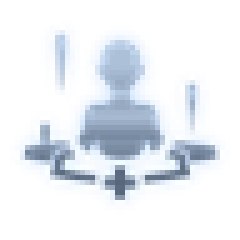
#> input picture projects/golden_spatula_mumu/resource_knowledge/image/augment/augment_10048_findyourcenter1.png, 48 x 48 px (shown 5 times larger); its folder holds only this picture in this run
$ python golden-spatula-audit-augment-recognition.py
#> lines starting #> are read from the running program, lines starting #| are printed output that depends on the picture
#!/usr/bin/env python3
"""Audit Golden Spatula selected-augment icon recognition on local screenshots.

The script generates per-frame annotations, contact sheets, and a CSV summary.
It intentionally uses the same local augment image templates that the app loads,
so the audit catches template/ROI regressions without needing Maa tasks.
"""

from __future__ import annotations

import argparse
import csv
import json
import math
import shutil
from dataclasses import dataclass
from datetime import datetime
from pathlib import Path
from typing import Iterable

import numpy as np
from numpy.lib.stride_tricks import sliding_window_view
from PIL import Image, ImageDraw, ImageFont


LOGICAL_WIDTH = 1280
LOGICAL_HEIGHT = 720

BOARD_SLOTS = [
    (1, "1", (382, 154, 54, 58)),
    (2, "2", (428, 154, 54, 58)),
    (3, "3", (474, 154, 54, 58)),
    (4, "4", (520, 154, 54, 58)),
    (5, "5", (566, 154, 54, 58)),
    (6, "6", (612, 154, 54, 58)),
]

HUD_SLOTS = [
    (1, "1", (558, 2, 42, 40)),
    (2, "2", (602, 2, 42, 40)),
    (3, "3", (646, 2, 42, 40)),
    (4, "4", (690, 2, 42, 40)),
    (5, "5", (734, 2, 42, 40)),
    (6, "6", (778, 2, 42, 40)),
]

FEATURE_SIZE = (18, 18)
HISTOGRAM_BINS = 4
TEMPLATE_HEIGHTS = (26, 30, 34, 38, 42, 46)
COARSE_TEMPLATE_LIMIT = 64
BOARD_MIN_SCORE = 0.56
HUD_MIN_SCORE = 0.66
PRESENCE_MIN_DARK_FRAME_RATIO = 0.06
PRESENCE_MIN_COLOR_RATIO = 0.12


@dataclass(frozen=True)
class TemplateVariantFeature:
    width: int
    height: int
    values: np.ndarray
    feature: np.ndarray
    histogram: np.ndarray


@dataclass(frozen=True)
class TemplateFeature:
    name: str
    path: Path
    feature: np.ndarray
    histogram: np.ndarray
    variants: tuple[TemplateVariantFeature, ...]


@dataclass
class SlotAudit:
    region: str
    index: int
    rect: tuple[int, int, int, int]
    present: bool
    matched: bool
    name: str
    score: float
    second_name: str
    second_score: float


# [13 lines left out: function load_font, not called in this run]


def normalize_feature(values: np.ndarray) -> np.ndarray:
    vector = values.astype(np.float32).reshape(-1)
    vector -= float(vector.mean())
    norm = float(np.linalg.norm(vector))
    if norm <= 1e-6:
        return np.zeros_like(vector)
    return vector / norm


def color_histogram(image: Image.Image) -> np.ndarray:
    array = np.asarray(image.convert("RGB"), dtype=np.float32) / 255.0
    bins = np.minimum(
        HISTOGRAM_BINS - 1,
        np.maximum(0, np.floor(array * HISTOGRAM_BINS).astype(np.int32)),
    )
    indexes = (bins[:, :, 0] * HISTOGRAM_BINS + bins[:, :, 1]) * HISTOGRAM_BINS + bins[:, :, 2]
    histogram = np.bincount(indexes.reshape(-1), minlength=HISTOGRAM_BINS ** 3).astype(np.float32)
    norm = float(np.linalg.norm(histogram))
    if norm <= 1e-6:
        return histogram
    return histogram / norm


def image_feature(image: Image.Image) -> np.ndarray:
    resized = image.convert("RGB").resize(FEATURE_SIZE, Image.Resampling.BICUBIC)
    return normalize_feature(np.asarray(resized, dtype=np.float32) / 255.0)


def trim_transparent(image: Image.Image) -> Image.Image:
    if image.mode != "RGBA":
        return image.convert("RGB")
    alpha = image.getchannel("A")
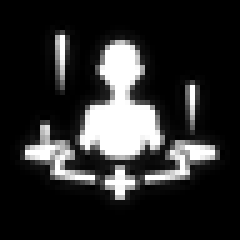
#> alpha: PIL image 48x48 L (shown 5 times larger); min 0, max 255, mean 43.5
    bbox = alpha.getbbox()
#> bbox = (2, 4, 46, 43)
    if not bbox:
        return image.convert("RGB")
    return image.crop(bbox).convert("RGB")


def build_template_variants(image: Image.Image) -> tuple[TemplateVariantFeature, ...]:
    variants: list[TemplateVariantFeature] = []
    aspect_ratio = image.width / max(1, image.height)
#> aspect_ratio = 1.13

    for height in TEMPLATE_HEIGHTS:
        width = max(8, round(height * aspect_ratio))
        if width >= 54 or height >= 54:
            continue
        resized = image.convert("RGB").resize((width, height), Image.Resampling.BICUBIC)
        values = np.asarray(resized, dtype=np.float32) / 255.0
        normalized = normalize_feature(values)
        if float(np.linalg.norm(normalized)) <= 1e-6:
            continue
        variants.append(
            TemplateVariantFeature(
                width=width,
                height=height,
                values=normalized,
                feature=image_feature(resized),
                histogram=color_histogram(resized),
            )
        )
#> this loop made 6 passes
#> pass 1, in build_template_variants, `resized = image.convert("RGB").resize((width, height), Image.Resamplin..`:
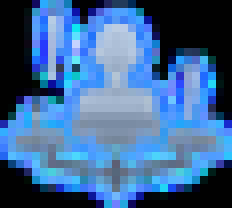
#> resized: PIL image 29x26 RGB (shown 8 times larger); mean R, G, B 62.4, 103, 150.5
#> pass 1, in image_feature, `resized = image.convert("RGB").resize(FEATURE_SIZE, Image.Resampling.B..`:
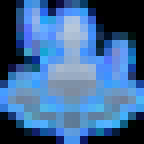
#> resized: PIL image 18x18 RGB (shown 8 times larger); mean R, G, B 62.7, 103.5, 151.2
#> pass 1, in color_histogram, `bins = np.minimum( HISTOGRAM_BINS - 1, np.maximum(0, np.floor(array * ..`:
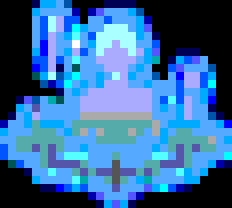
#> bins: shape (26, 29, 3) int32 (shown 8 times larger); mean R, G, B 0.633, 1.26, 1.89; drawn with min black and max white
#> after the loop:
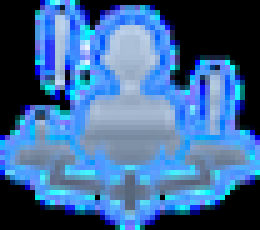
#> resized: PIL image 52x46 RGB (shown 5 times larger); mean R, G, B 62.4, 103.1, 150.4
#> after the loop, variants = 6 items

    return tuple(variants)


def load_templates(repo_root: Path) -> list[TemplateFeature]:
    manifest_path = repo_root / "projects/golden_spatula_mumu/resource_knowledge/image/augment/manifest.json"
    image_root = repo_root / "projects/golden_spatula_mumu/resource_knowledge/image"
    templates: list[TemplateFeature] = []

    if manifest_path.exists():
        data = json.loads(manifest_path.read_text(encoding="utf-8"))
        entries = data.get("entries", [])
        for entry in entries:
            resource_path = entry.get("template_resource_path")
            if not resource_path:
                continue
            template_path = image_root / resource_path
            if not template_path.exists():
                continue
            try:
                image = trim_transparent(Image.open(template_path))
            except OSError:
                continue
            variants = build_template_variants(image)
            if not variants:
                continue
            name = str(entry.get("slug") or template_path.stem)
            templates.append(
                TemplateFeature(
                    name=name,
                    path=template_path,
                    feature=image_feature(image),
                    histogram=color_histogram(image),
                    variants=variants,
                )
            )

    if templates:
        return templates

    augment_dir = image_root / "augment"
    for template_path in sorted(augment_dir.glob("*.png")):
        try:
            image = trim_transparent(Image.open(template_path))
        except OSError:
            continue
        variants = build_template_variants(image)
#> variants = 6 items
        if not variants:
            continue
        templates.append(
            TemplateFeature(
                name=template_path.stem,
                path=template_path,
                feature=image_feature(image),
                histogram=color_histogram(image),
                variants=variants,
            )
        )
#> in color_histogram (call 7), `bins = np.minimum( HISTOGRAM_BINS - 1, np.maximum(0, np.floor(array * ..`:
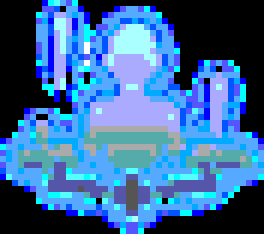
#> bins: shape (39, 44, 3) int32 (shown 6 times larger); mean R, G, B 0.661, 1.23, 1.86; drawn with min black and max white
#> in color_histogram (call 7), `indexes = (bins[:, :, 0] * HISTOGRAM_BINS + bins[:, :, 1]) * HISTOGRAM..`:
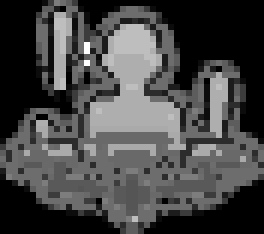
#> indexes: shape (39, 44) int32 (shown 6 times larger); min 0, max 63, mean 17.4; drawn with min black and max white
#> in color_histogram (call 7), `histogram = np.bincount(indexes.reshape(-1), minlength=HISTOGRAM_BINS ..`: histogram = 64 values, max 571 at index 0, min 0 at index 1, mean 26.81
#> in color_histogram (call 7), `norm = float(np.linalg.norm(histogram))`: norm = 714.6
    return templates


# [15 lines left out: functions scale_rect, crop_slot, not called in this run]


def is_dark_frame_pixel(rgb: np.ndarray) -> np.ndarray:
    luminance = rgb.mean(axis=2)
    return (luminance < 0.18) | ((rgb[:, :, 2] > 0.18) & (rgb[:, :, 0] < 0.16) & (rgb[:, :, 1] < 0.2))


# [71 lines left out: functions is_colorful_icon_pixel, has_icon_presence, normalized_patch_score, sliding_variant_score, not called in this run]


def patch_image(slot_array: np.ndarray, x: int, y: int, width: int, height: int) -> Image.Image:
    patch = np.clip(slot_array[y:y + height, x:x + width, :] * 255, 0, 255).astype(np.uint8)
    return Image.fromarray(patch, "RGB")


# [162 lines left out: functions score_slot, audit_slot_group, annotate_frame, make_contact_sheet, not called in this run]


def read_manifest_rows(manifest_path: Path, start_row: int, limit: int) -> list[dict[str, str]]:
    with manifest_path.open("r", newline="", encoding="utf-8") as handle:
        rows = list(csv.DictReader(handle))
    start_index = max(0, start_row - 1)
    return rows[start_index:start_index + limit]


def main() -> int:
    parser = argparse.ArgumentParser()
    parser.add_argument("--manifest", default=".tmp/selected-augment-roi-audit-20260615/audit_manifest.csv")
    parser.add_argument("--output", default=".tmp/augment-recognition-audit-20260615")
    parser.add_argument("--limit", type=int, default=600)
    parser.add_argument("--start-row", type=int, default=1)
    parser.add_argument("--clean", action="store_true")
    parser.add_argument("--include-hud-fallback", action="store_true")
    args = parser.parse_args()

    repo_root = Path.cwd()
    manifest_path = repo_root / args.manifest
    output_root = repo_root / args.output
    annotated_root = output_root / "annotated"
    sheets_root = output_root / "sheets"

    if args.clean and output_root.exists():
        shutil.rmtree(output_root)
    output_root.mkdir(parents=True, exist_ok=True)

    templates = load_templates(repo_root)
#> templates = 1 item
    if not templates:
        raise SystemExit("No augment templates were found.")

    rows = read_manifest_rows(manifest_path, args.start_row, args.limit)
    annotated_paths: list[Path] = []
    summary_rows: list[dict[str, str]] = []
    total_present = 0
    total_matched = 0
    score_sum = 0.0
    score_count = 0
    low_confidence_count = 0

    for frame_number, row in enumerate(rows, start=args.start_row):
        source_path = repo_root / row["source"]
        image = Image.open(source_path).convert("RGB")
        board_audits = audit_slot_group(
            image,
            templates,
            BOARD_SLOTS,
            "B",
            (54, 54),
            BOARD_MIN_SCORE,
            exhaustive=True,
        )
        selected_audits = board_audits
        if args.include_hud_fallback and not any(item.present for item in board_audits):
            selected_audits = audit_slot_group(
                image,
                templates,
                HUD_SLOTS,
                "H",
                (54, 54),
                HUD_MIN_SCORE,
                exhaustive=False,
            )

        present = [item for item in selected_audits if item.present]
        matched = [item for item in selected_audits if item.matched]
        total_present += len(present)
        total_matched += len(matched)
        for item in present:
            score_sum += item.score
            score_count += 1
            if item.score < 0.62:
                low_confidence_count += 1

        annotated_path = annotated_root / f"audit_{frame_number:04d}.png"
        annotate_frame(
            image,
            selected_audits,
            frame_number,
            source_path.name,
            annotated_path,
        )
        annotated_paths.append(annotated_path)

        summary_rows.append(
            {
                "index": str(frame_number),
                "source": str(source_path.relative_to(repo_root)),
                "region": "board" if selected_audits is board_audits else "hud",
                "present_slots": str(len(present)),
                "matched_slots": str(len(matched)),
                "best_matches": "; ".join(f"{item.region}{item.index}:{item.name}:{item.score:.4f}" for item in matched),
                "low_confidence_present_slots": str(sum(1 for item in present if item.score < 0.62)),
            }
        )

    for sheet_index in range(0, len(annotated_paths), 25):
        sheet_paths = annotated_paths[sheet_index:sheet_index + 25]
        make_contact_sheet(
            sheet_paths,
            sheets_root / f"audit_sheet_{sheet_index // 25 + 1:03d}.png",
        )

    summary_path = output_root / "recognition_summary.csv"
    with summary_path.open("w", newline="", encoding="utf-8") as handle:
        writer = csv.DictWriter(
            handle,
            fieldnames=[
                "index",
                "source",
                "region",
                "present_slots",
                "matched_slots",
                "best_matches",
                "low_confidence_present_slots",
            ],
        )
        writer.writeheader()
        writer.writerows(summary_rows)

    average_score = score_sum / score_count if score_count else 0.0
    match_rate = total_matched / total_present if total_present else 0.0
    report_path = output_root / "manual_review.md"
    report_path.write_text(
        "\n".join(
            [
                "# Golden Spatula Augment Recognition Audit",
                "",
                f"- Generated at: {datetime.now().isoformat(timespec='seconds')}",
                f"- Frames reviewed: {len(rows)}",
                f"- Templates loaded: {len(templates)}",
                f"- Present slots: {total_present}",
                f"- Matched slots: {total_matched}",
                f"- Proxy hit rate: {match_rate:.2%}",
                f"- Average present-slot score: {average_score:.4f}",
                f"- Present slots below 0.62: {low_confidence_count}",
                f"- Annotated frames: `{annotated_root.relative_to(repo_root)}`",
                f"- Contact sheets: `{sheets_root.relative_to(repo_root)}`",
                f"- CSV: `{summary_path.relative_to(repo_root)}`",
                f"- HUD fallback included: {args.include_hud_fallback}",
                "",
                "Manual check notes:",
                "- Green boxes are accepted matches; yellow boxes are present but below the current acceptance threshold.",
                "- The contact sheets are intended for visual review in batches of 25 frames.",
                "- This audit measures icon hit/miss and candidate stability; exact semantic accuracy still depends on visible ground truth in the frames.",
            ]
        ),
        encoding="utf-8",
    )

    print(json.dumps({
        "frames": len(rows),
        "templates": len(templates),
        "present_slots": total_present,
        "matched_slots": total_matched,
        "proxy_hit_rate": round(match_rate, 4),
        "average_score": round(average_score, 4),
        "low_confidence_present_slots": low_confidence_count,
        "output": str(output_root),
    }, ensure_ascii=False))
    return 0


if __name__ == "__main__":
#> (the run stopped early here; a loop or call above may not have finished)
